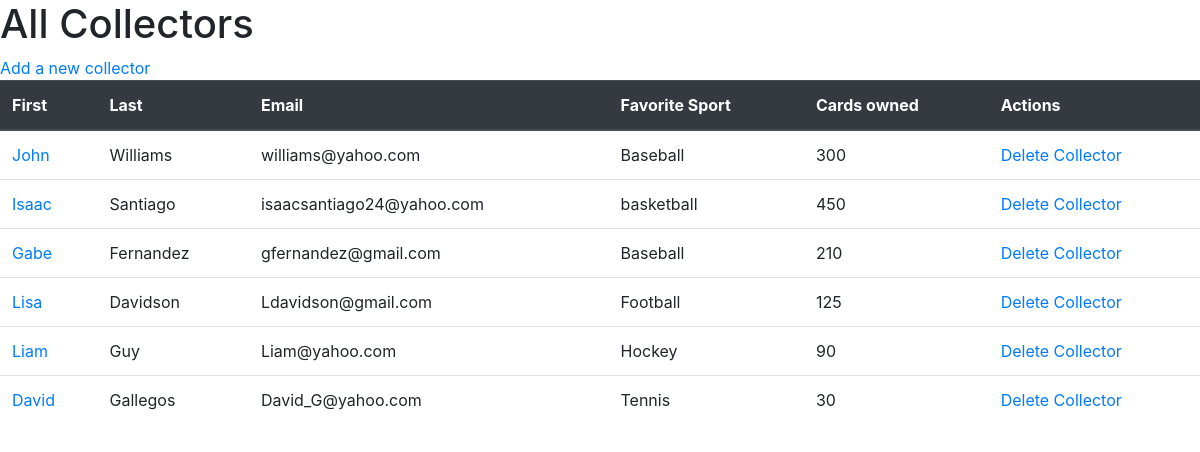
/collectors, run on the app's committed database.
### main/models.py (models this page shows)
class User(models.Model):
    first_name=models.CharField(max_length=100)
    last_name=models.CharField(max_length=100)
    email=models.EmailField(unique=True)
    favorite_sport=models.TextField()
    number_of_cards_owned=models.IntegerField()
    created_at=models.DateTimeField(auto_now_add=True)
    updated_at=models.DateTimeField(auto_now=True)

### main/views.py (the view)
# urls.py: path("collectors", views.view_all_collectors),
def view_all_collectors(request): #we are just showing all the collectors
    context = {
        "users": User.objects.all()
    }
    return render(request,"users.html",context)

### main/templates/users.html (shortened to what this page needs)
<!DOCTYPE html>
<html lang="en">
<head>
    <link rel="stylesheet" href="https://stackpath.bootstrapcdn.com/bootstrap/4.5.2/css/bootstrap.min.css">
</head>
<body>
    <h1>All Collectors</h1>
    <a href="collectors/new">Add a new collector</a>
    <table class="table">
        <thead class="thead-dark">
            <tr>
                <th scope="col">First</th>
                <th scope="col">Last</th>
                <th scope="col">Email</th>
                <th scope="col">Favorite Sport</th>
                <th scope="col">Cards owned</th>
                <th scope="col">Actions</th>
            </tr>
        </thead>
        <tbody>
            {% for user in users %}
            <tr>
                <td><a href="/collectors/{{user.id}}">{{user.first_name}}</a></td>
                <td>{{user.last_name}}</td>
                <td>{{user.email}}</td>
                <td>{{user.favorite_sport}}</td>
                <td>{{user.number_of_cards_owned}}</td>
                <td>
                    <a href="/collectors/{{user.id}}/delete">Delete Collector</a>
                </td>
            </tr>
            {% endfor %}
        </tbody>
    </table>
</body>
</html>

### data on the page
User: first_name "John", last_name "Williams", email "williams@yahoo.com", favorite_sport "Baseball", number_of_cards_owned "300"
User: first_name "Isaac", last_name "Santiago", email "isaacsantiago24@yahoo.com", favorite_sport "basketball", number_of_cards_owned "450"
User: first_name "Gabe", last_name "Fernandez", email "gfernandez@gmail.com", favorite_sport "Baseball", number_of_cards_owned "210"
User: first_name "Lisa", last_name "Davidson", email "Ldavidson@gmail.com", favorite_sport "Football", number_of_cards_owned "125"
User: first_name "Liam", last_name "Guy", email "Liam@yahoo.com", favorite_sport "Hockey", number_of_cards_owned "90"
User: first_name "David", last_name "Gallegos", email "David_G@yahoo.com", favorite_sport "Tennis", number_of_cards_owned "30"
